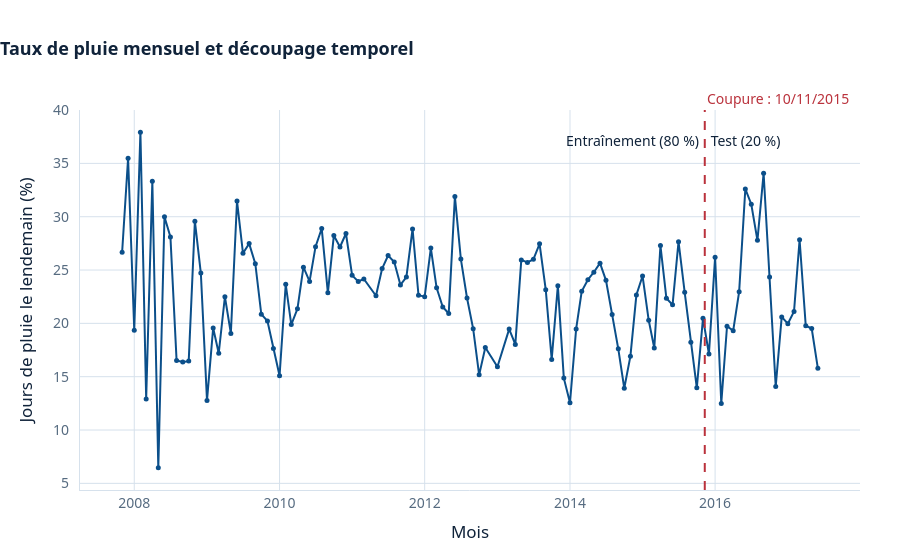

The notebook cell saved with this chart:
### Code cell
# CELL 40: Pré-traitement : taux de pluie mensuel et coupure entraînement / test

fig = graphique_taux_mensuel(app['exploration_taux_pluie_mensuel.csv'], artefacts['date_coupure'])
fig.write_image(dossier_figures + 'graphique_taux_mensuel.png', width=1200)
fig.show()
